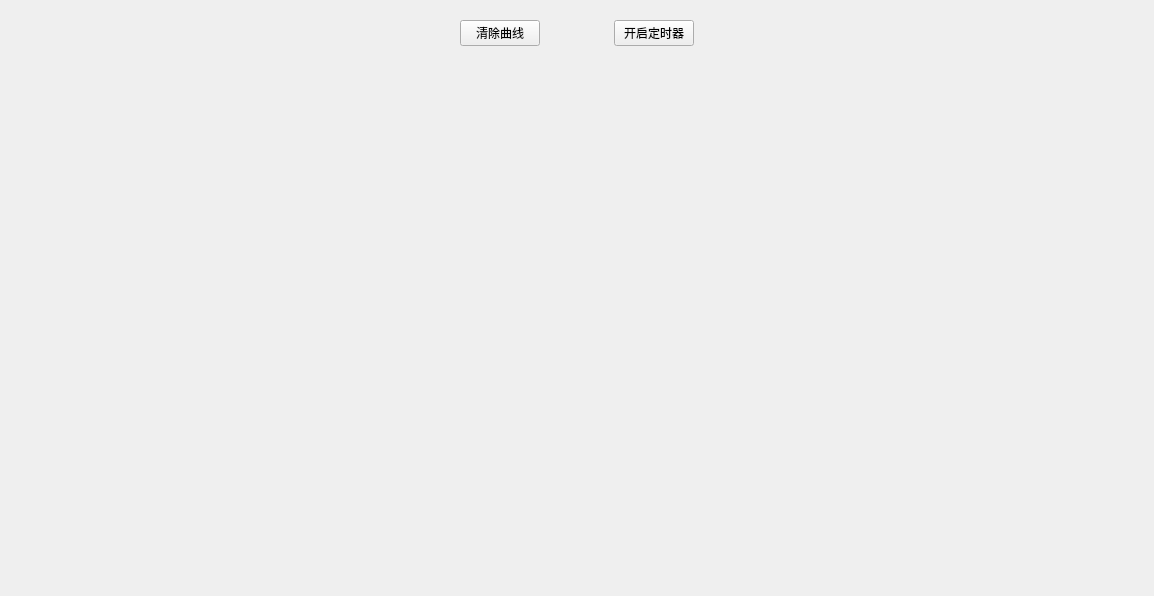
     <widget class="QWidget" name="page_2">
      <layout class="QVBoxLayout" name="verticalLayout_4">
       <item>
        <widget class="QWidget" name="widget_6" native="true">
         <property name="maximumSize">
          <size>
           <width>16777215</width>
           <height>50</height>
          </size>
         </property>
         <layout class="QHBoxLayout" name="horizontalLayout_12">
          <item>
           <spacer name="horizontalSpacer_39">
            <property name="orientation">
             <enum>Qt::Horizontal</enum>
            </property>
            <property name="sizeHint" stdset="0">
             <size>
              <width>371</width>
              <height>20</height>
             </size>
            </property>
           </spacer>
          </item>
          <item>
           <layout class="QHBoxLayout" name="horizontalLayout_11">
            <item>
             <spacer name="horizontalSpacer_31">
              <property name="orientation">
               <enum>Qt::Horizontal</enum>
              </property>
              <property name="sizeHint" stdset="0">
               <size>
                <width>40</width>
                <height>20</height>
               </size>
              </property>
             </spacer>
            </item>
            <item>
             <widget class="QPushButton" name="pushButton_5">
              <property name="text">
               <string>清除曲线</string>
              </property>
             </widget>
            </item>
            <item>
             <spacer name="horizontalSpacer_32">
              <property name="orientation">
               <enum>Qt::Horizontal</enum>
              </property>
              <property name="sizeHint" stdset="0">
               <size>
                <width>40</width>
                <height>20</height>
               </size>
              </property>
             </spacer>
            </item>
            <item>
             <widget class="QPushButton" name="timer0">
              <property name="text">
               <string>开启定时器</string>
              </property>
             </widget>
            </item>
            <item>
             <spacer name="horizontalSpacer_38">
              <property name="orientation">
               <enum>Qt::Horizontal</enum>
              </property>
              <property name="sizeHint" stdset="0">
               <size>
                <width>40</width>
                <height>20</height>
               </size>
              </property>
             </spacer>
            </item>
           </layout>
          </item>
          <item>
           <spacer name="horizontalSpacer_41">
            <property name="orientation">
             <enum>Qt::Horizontal</enum>
            </property>
            <property name="sizeHint" stdset="0">
             <size>
              <width>371</width>
              <height>20</height>
             </size>
            </property>
           </spacer>
          </item>
         </layout>
        </widget>
       </item>
       <item>
        <widget class="QWidget" name="widget_7" native="true">
         <layout class="QHBoxLayout" name="horizontalLayout_13">
          <item>
           <spacer name="horizontalSpacer_42">
            <property name="orientation">
             <enum>Qt::Horizontal</enum>
            </property>
            <property name="sizeHint" stdset="0">
             <size>
              <width>154</width>
              <height>20</height>
             </size>
            </property>
           </spacer>
          </item>
          <item>
           <layout class="QGridLayout" name="gridLayout_2">
            <item row="1" column="1">
             <widget class="QChartView" name="chartView4" native="true">
              <property name="minimumSize">
               <size>
                <width>200</width>
                <height>250</height>
               </size>
              </property>
             </widget>
            </item>
            <item row="1" column="0">
             <widget class="QChartView" name="chartView3" native="true">
              <property name="minimumSize">
               <size>
                <width>200</width>
                <height>0</height>
               </size>
              </property>
             </widget>
            </item>
            <item row="0" column="1">
             <widget class="QChartView" name="chartView2" native="true">
              <property name="minimumSize">
               <size>
                <width>400</width>
                <height>250</height>
               </size>
              </property>
             </widget>
            </item>
            <item row="0" column="0">
             <widget class="QChartView" name="chartView1" native="true">
              <property name="minimumSize">
               <size>
                <width>400</width>
                <height>0</height>
               </size>
              </property>
             </widget>
            </item>
           </layout>
          </item>
          <item>
           <spacer name="horizontalSpacer_43">
            <property name="orientation">
             <enum>Qt::Horizontal</enum>
            </property>
            <property name="sizeHint" stdset="0">
             <size>
              <width>154</width>
              <height>20</height>
             </size>
            </property>
           </spacer>
          </item>
         </layout>
        </widget>
       </item>
      </layout>
     </widget>
